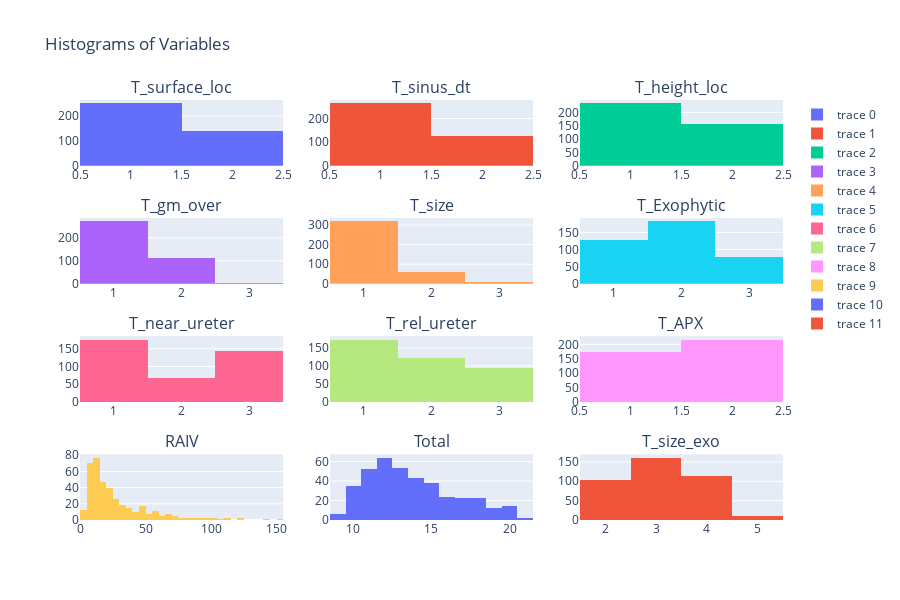

Notebook source saved alongside this figure:
### Markdown cell above
## 각 변수들의 분포도 시각화

### Code cell
import plotly.graph_objects as go
from plotly.subplots import make_subplots

# Create a grid of subplots, 3 columns wide
fig = make_subplots(rows=4, cols=3, subplot_titles=merged_result.columns)

# Iterate through each variable and create a histogram for it
for i, col in enumerate(merged_result.columns):
    hist_trace = go.Histogram(x=merged_result[col])
    fig.add_trace(hist_trace, row=i // 3 + 1, col=i % 3 + 1)

# Update layout
fig.update_layout(height=600, width=900, title_text="Histograms of Variables")

# Show plot
fig.show()


# 규리
# # 분포확인( 범주형 데이터 )
# merged_corr = merged_result.drop(['serial'], axis=1)
# merged_corr.hist(bins=10, figsize=(15,10))
# plt.show()

### Figure 1 — Plotly figure (JSON) as saved in the notebook; plotly's stock layout.template omitted (floating-point values rounded to 4 significant figures; data arrays with more than 128 entries replaced by an {"elided": "..."} marker saying what was removed)
{"data": [{"type": "histogram", "x": {"elided": "389 int values"}, "xaxis": "x", "yaxis": "y"}, {"type": "histogram", "x": {"elided": "389 int values"}, "xaxis": "x2", "yaxis": "y2"}, {"type": "histogram", "x": {"elided": "389 int values"}, "xaxis": "x3", "yaxis": "y3"}, {"type": "histogram", "x": {"elided": "389 int values"}, "xaxis": "x4", "yaxis": "y4"}, {"type": "histogram", "x": {"elided": "389 int values"}, "xaxis": "x5", "yaxis": "y5"}, {"type": "histogram", "x": {"elided": "389 int values"}, "xaxis": "x6", "yaxis": "y6"}, {"type": "histogram", "x": {"elided": "389 int values"}, "xaxis": "x7", "yaxis": "y7"}, {"type": "histogram", "x": {"elided": "389 int values"}, "xaxis": "x8", "yaxis": "y8"}, {"type": "histogram", "x": {"elided": "389 int values"}, "xaxis": "x9", "yaxis": "y9"}, {"type": "histogram", "x": {"elided": "389 float values"}, "xaxis": "x10", "yaxis": "y10"}, {"type": "histogram", "x": {"elided": "389 int values"}, "xaxis": "x11", "yaxis": "y11"}, {"type": "histogram", "x": {"elided": "389 int values"}, "xaxis": "x12", "yaxis": "y12"}], "layout": {"annotations": [{"font": {"size": 16}, "showarrow": false, "text": "T_surface_loc", "x": 0.1444, "xanchor": "center", "xref": "paper", "y": 1, "yanchor": "bottom", "yref": "paper"}, {"font": {"size": 16}, "showarrow": false, "text": "T_sinus_dt", "x": 0.5, "xanchor": "center", "xref": "paper", "y": 1, "yanchor": "bottom", "yref": "paper"}, {"font": {"size": 16}, "showarrow": false, "text": "T_height_loc", "x": 0.8556, "xanchor": "center", "xref": "paper", "y": 1, "yanchor": "bottom", "yref": "paper"}, {"font": {"size": 16}, "showarrow": false, "text": "T_gm_over", "x": 0.1444, "xanchor": "center", "xref": "paper", "y": 0.7188, "yanchor": "bottom", "yref": "paper"}, {"font": {"size": 16}, "showarrow": false, "text": "T_size", "x": 0.5, "xanchor": "center", "xref": "paper", "y": 0.7188, "yanchor": "bottom", "yref": "paper"}, {"font": {"size": 16}, "showarrow": false, "text": "T_Exophytic", "x": 0.8556, "xanchor": "center", "xref": "paper", "y": 0.7188, "yanchor": "bottom", "yref": "paper"}, {"font": {"size": 16}, "showarrow": false, "text": "T_near_ureter", "x": 0.1444, "xanchor": "center", "xref": "paper", "y": 0.4375, "yanchor": "bottom", "yref": "paper"}, {"font": {"size": 16}, "showarrow": false, "text": "T_rel_ureter", "x": 0.5, "xanchor": "center", "xref": "paper", "y": 0.4375, "yanchor": "bottom", "yref": "paper"}, {"font": {"size": 16}, "showarrow": false, "text": "T_APX", "x": 0.8556, "xanchor": "center", "xref": "paper", "y": 0.4375, "yanchor": "bottom", "yref": "paper"}, {"font": {"size": 16}, "showarrow": false, "text": "RAIV", "x": 0.1444, "xanchor": "center", "xref": "paper", "y": 0.1562, "yanchor": "bottom", "yref": "paper"}, {"font": {"size": 16}, "showarrow": false, "text": "Total", "x": 0.5, "xanchor": "center", "xref": "paper", "y": 0.1562, "yanchor": "bottom", "yref": "paper"}, {"font": {"size": 16}, "showarrow": false, "text": "T_size_exo", "x": 0.8556, "xanchor": "center", "xref": "paper", "y": 0.1562, "yanchor": "bottom", "yref": "paper"}], "height": 600, "title": {"text": "Histograms of Variables"}, "width": 900, "xaxis": {"anchor": "y", "domain": [0, 0.2889]}, "xaxis10": {"anchor": "y10", "domain": [0, 0.2889]}, "xaxis11": {"anchor": "y11", "domain": [0.3556, 0.6444]}, "xaxis12": {"anchor": "y12", "domain": [0.7111, 1]}, "xaxis2": {"anchor": "y2", "domain": [0.3556, 0.6444]}, "xaxis3": {"anchor": "y3", "domain": [0.7111, 1]}, "xaxis4": {"anchor": "y4", "domain": [0, 0.2889]}, "xaxis5": {"anchor": "y5", "domain": [0.3556, 0.6444]}, "xaxis6": {"anchor": "y6", "domain": [0.7111, 1]}, "xaxis7": {"anchor": "y7", "domain": [0, 0.2889]}, "xaxis8": {"anchor": "y8", "domain": [0.3556, 0.6444]}, "xaxis9": {"anchor": "y9", "domain": [0.7111, 1]}, "yaxis": {"anchor": "x", "domain": [0.8438, 1]}, "yaxis10": {"anchor": "x10", "domain": [0, 0.1562]}, "yaxis11": {"anchor": "x11", "domain": [0, 0.1562]}, "yaxis12": {"anchor": "x12", "domain": [0, 0.1562]}, "yaxis2": {"anchor": "x2", "domain": [0.8438, 1]}, "yaxis3": {"anchor": "x3", "domain": [0.8438, 1]}, "yaxis4": {"anchor": "x4", "domain": [0.5625, 0.7188]}, "yaxis5": {"anchor": "x5", "domain": [0.5625, 0.7188]}, "yaxis6": {"anchor": "x6", "domain": [0.5625, 0.7188]}, "yaxis7": {"anchor": "x7", "domain": [0.2812, 0.4375]}, "yaxis8": {"anchor": "x8", "domain": [0.2812, 0.4375]}, "yaxis9": {"anchor": "x9", "domain": [0.2812, 0.4375]}}}
